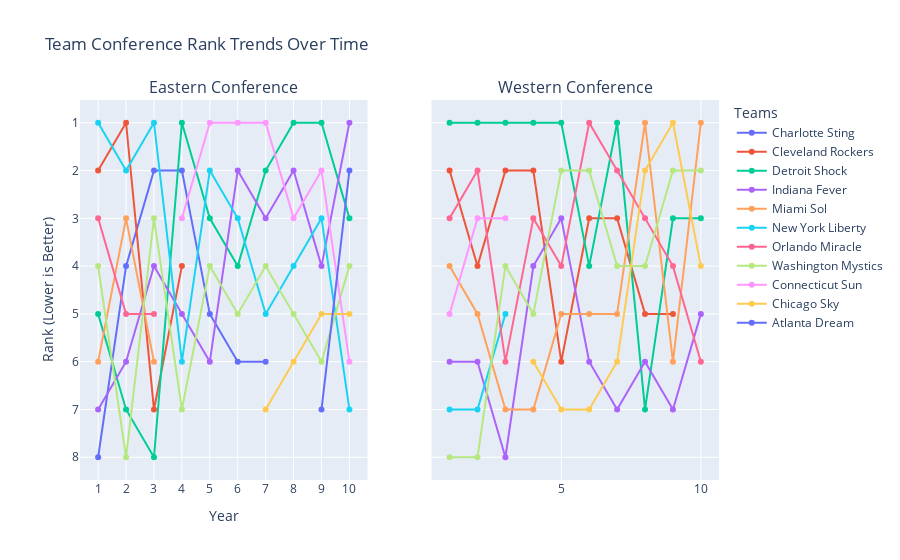

Write notebook code for a chart like this one.
### Markdown cell above
#### Teams Win Trend

### Code cell
td.teams_regular_season_rank_trend()

### Figure 1 — Plotly figure (JSON) as saved in the notebook; plotly's stock layout.template omitted (floating-point values rounded to 4 significant figures)
{"data": [{"mode": "lines+markers", "name": "Charlotte Sting", "showlegend": true, "type": "scatter", "x": [1, 2, 3, 4, 5, 6, 7], "xaxis": "x", "y": [8.0, 4.0, 2.0, 2.0, 5.0, 6.0, 6.0], "yaxis": "y"}, {"mode": "lines+markers", "name": "Cleveland Rockers", "showlegend": true, "type": "scatter", "x": [1, 2, 3, 4], "xaxis": "x", "y": [2.0, 1.0, 7.0, 4.0], "yaxis": "y"}, {"mode": "lines+markers", "name": "Detroit Shock", "showlegend": true, "type": "scatter", "x": [1, 2, 3, 4, 5, 6, 7, 8, 9, 10], "xaxis": "x", "y": [5.0, 7.0, 8.0, 1.0, 3.0, 4.0, 2.0, 1.0, 1.0, 3.0], "yaxis": "y"}, {"mode": "lines+markers", "name": "Indiana Fever", "showlegend": true, "type": "scatter", "x": [1, 2, 3, 4, 5, 6, 7, 8, 9, 10], "xaxis": "x", "y": [7.0, 6.0, 4.0, 5.0, 6.0, 2.0, 3.0, 2.0, 4.0, 1.0], "yaxis": "y"}, {"mode": "lines+markers", "name": "Miami Sol", "showlegend": true, "type": "scatter", "x": [1, 2, 3], "xaxis": "x", "y": [6.0, 3.0, 6.0], "yaxis": "y"}, {"mode": "lines+markers", "name": "New York Liberty", "showlegend": true, "type": "scatter", "x": [1, 2, 3, 4, 5, 6, 7, 8, 9, 10], "xaxis": "x", "y": [1.0, 2.0, 1.0, 6.0, 2.0, 3.0, 5.0, 4.0, 3.0, 7.0], "yaxis": "y"}, {"mode": "lines+markers", "name": "Orlando Miracle", "showlegend": true, "type": "scatter", "x": [1, 2, 3], "xaxis": "x", "y": [3.0, 5.0, 5.0], "yaxis": "y"}, {"mode": "lines+markers", "name": "Washington Mystics", "showlegend": true, "type": "scatter", "x": [1, 2, 3, 4, 5, 6, 7, 8, 9, 10], "xaxis": "x", "y": [4.0, 8.0, 3.0, 7.0, 4.0, 5.0, 4.0, 5.0, 6.0, 4.0], "yaxis": "y"}, {"mode": "lines+markers", "name": "Connecticut Sun", "showlegend": true, "type": "scatter", "x": [4, 5, 6, 7, 8, 9, 10], "xaxis": "x", "y": [3.0, 1.0, 1.0, 1.0, 3.0, 2.0, 6.0], "yaxis": "y"}, {"mode": "lines+markers", "name": "Chicago Sky", "showlegend": true, "type": "scatter", "x": [7, 8, 9, 10], "xaxis": "x", "y": [7.0, 6.0, 5.0, 5.0], "yaxis": "y"}, {"mode": "lines+markers", "name": "Atlanta Dream", "showlegend": true, "type": "scatter", "x": [9, 10], "xaxis": "x", "y": [7.0, 2.0], "yaxis": "y"}, {"mode": "lines+markers", "name": "Houston Comets", "showlegend": false, "type": "scatter", "x": [1, 2, 3, 4, 5, 6, 7, 8, 9], "xaxis": "x2", "y": [2.0, 4.0, 2.0, 2.0, 6.0, 3.0, 3.0, 5.0, 5.0], "yaxis": "y2"}, {"mode": "lines+markers", "name": "Los Angeles Sparks", "showlegend": false, "type": "scatter", "x": [1, 2, 3, 4, 5, 6, 7, 8, 9, 10], "xaxis": "x2", "y": [1.0, 1.0, 1.0, 1.0, 1.0, 4.0, 1.0, 7.0, 3.0, 3.0], "yaxis": "y2"}, {"mode": "lines+markers", "name": "Minnesota Lynx", "showlegend": false, "type": "scatter", "x": [1, 2, 3, 4, 5, 6, 7, 8, 9, 10], "xaxis": "x2", "y": [6.0, 6.0, 8.0, 4.0, 3.0, 6.0, 7.0, 6.0, 7.0, 5.0], "yaxis": "y2"}, {"mode": "lines+markers", "name": "Phoenix Mercury", "showlegend": false, "type": "scatter", "x": [1, 2, 3, 4, 5, 6, 7, 8, 9, 10], "xaxis": "x2", "y": [4.0, 5.0, 7.0, 7.0, 5.0, 5.0, 5.0, 1.0, 6.0, 1.0], "yaxis": "y2"}, {"mode": "lines+markers", "name": "Portland Fire", "showlegend": false, "type": "scatter", "x": [1, 2, 3], "xaxis": "x2", "y": [7.0, 7.0, 5.0], "yaxis": "y2"}, {"mode": "lines+markers", "name": "Sacramento Monarchs", "showlegend": false, "type": "scatter", "x": [1, 2, 3, 4, 5, 6, 7, 8, 9, 10], "xaxis": "x2", "y": [3.0, 2.0, 6.0, 3.0, 4.0, 1.0, 2.0, 3.0, 4.0, 6.0], "yaxis": "y2"}, {"mode": "lines+markers", "name": "Seattle Storm", "showlegend": false, "type": "scatter", "x": [1, 2, 3, 4, 5, 6, 7, 8, 9, 10], "xaxis": "x2", "y": [8.0, 8.0, 4.0, 5.0, 2.0, 2.0, 4.0, 4.0, 2.0, 2.0], "yaxis": "y2"}, {"mode": "lines+markers", "name": "Utah Starzz", "showlegend": false, "type": "scatter", "x": [1, 2, 3], "xaxis": "x2", "y": [5.0, 3.0, 3.0], "yaxis": "y2"}, {"mode": "lines+markers", "name": "San Antonio Silver Stars", "showlegend": false, "type": "scatter", "x": [4, 5, 6, 7, 8, 9, 10], "xaxis": "x2", "y": [6.0, 7.0, 7.0, 6.0, 2.0, 1.0, 4.0], "yaxis": "y2"}], "layout": {"annotations": [{"font": {"size": 16}, "showarrow": false, "text": "Eastern Conference", "x": 0.225, "xanchor": "center", "xref": "paper", "y": 1, "yanchor": "bottom", "yref": "paper"}, {"font": {"size": 16}, "showarrow": false, "text": "Western Conference", "x": 0.775, "xanchor": "center", "xref": "paper", "y": 1, "yanchor": "bottom", "yref": "paper"}], "legend": {"title": {"text": "Teams"}}, "title": {"text": "Team Conference Rank Trends Over Time"}, "xaxis": {"anchor": "y", "domain": [0, 0.45], "dtick": 1, "title": {"text": "Year"}}, "xaxis2": {"anchor": "y2", "domain": [0.55, 1]}, "yaxis": {"anchor": "x", "autorange": "reversed", "domain": [0, 1], "title": {"text": "Rank (Lower is Better)"}}, "yaxis2": {"anchor": "x2", "domain": [0, 1], "matches": "y", "showticklabels": false}}}
